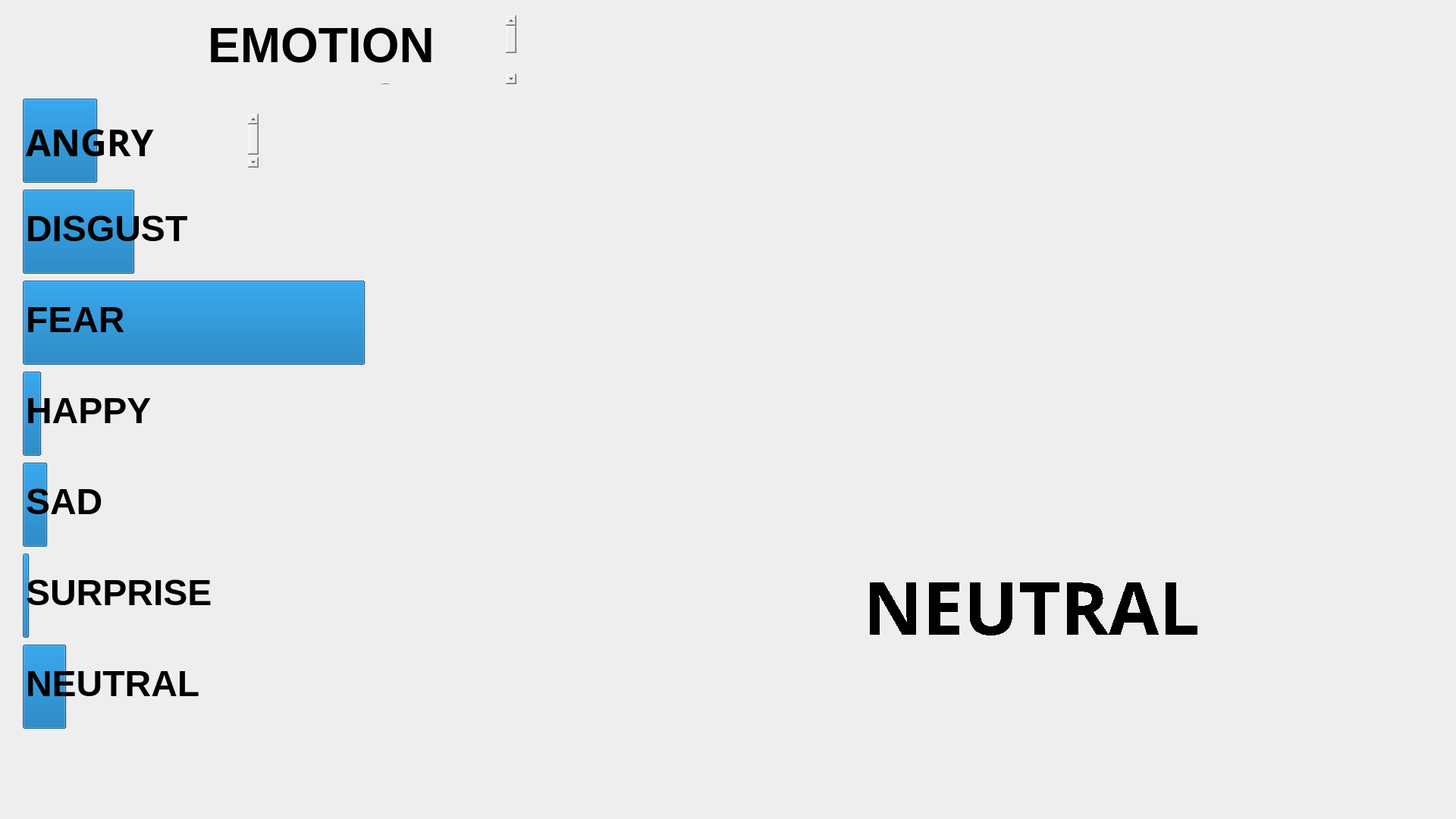
<?xml version="1.0" encoding="UTF-8"?>
<ui version="4.0">
 <class>MainWindow</class>
 <widget class="QMainWindow" name="MainWindow">
  <property name="geometry">
   <rect>
    <x>0</x>
    <y>0</y>
    <width>1920</width>
    <height>1080</height>
   </rect>
  </property>
  <property name="font">
   <font>
    <family>Agency FB</family>
    <pointsize>16</pointsize>
    <weight>75</weight>
    <bold>true</bold>
   </font>
  </property>
  <property name="mouseTracking">
   <bool>true</bool>
  </property>
  <property name="windowTitle">
   <string>Live Emotion Detection</string>
  </property>
  <property name="toolTipDuration">
   <number>-2</number>
  </property>
  <property name="autoFillBackground">
   <bool>false</bool>
  </property>
  <property name="styleSheet">
   <string notr="true">background-color: #EEEEEE;</string>
  </property>
  <property name="iconSize">
   <size>
    <width>24</width>
    <height>24</height>
   </size>
  </property>
  <property name="animated">
   <bool>true</bool>
  </property>
  <property name="tabShape">
   <enum>QTabWidget::Rounded</enum>
  </property>
  <widget class="QWidget" name="centralwidget">
   <widget class="QGraphicsView" name="liveCam">
    <property name="geometry">
     <rect>
      <x>880</x>
      <y>100</y>
      <width>960</width>
      <height>540</height>
     </rect>
    </property>
    <property name="maximumSize">
     <size>
      <width>960</width>
      <height>540</height>
     </size>
    </property>
    <property name="styleSheet">
     <string notr="true"> background-color: #EEEEEE;
border: none;</string>
    </property>
   </widget>
   <widget class="QProgressBar" name="progressBar_Angry">
    <property name="geometry">
     <rect>
      <x>30</x>
      <y>130</y>
      <width>821</width>
      <height>111</height>
     </rect>
    </property>
    <property name="focusPolicy">
     <enum>Qt::ClickFocus</enum>
    </property>
    <property name="autoFillBackground">
     <bool>false</bool>
    </property>
    <property name="styleSheet">
     <string notr="true"> border: none;</string>
    </property>
    <property name="value">
     <number>12</number>
    </property>
    <property name="alignment">
     <set>Qt::AlignRight|Qt::AlignTrailing|Qt::AlignVCenter</set>
    </property>
    <property name="textVisible">
     <bool>false</bool>
    </property>
    <property name="orientation">
     <enum>Qt::Horizontal</enum>
    </property>
    <property name="invertedAppearance">
     <bool>false</bool>
    </property>
    <property name="textDirection">
     <enum>QProgressBar::TopToBottom</enum>
    </property>
   </widget>
   <widget class="QProgressBar" name="progressBar_Disgust">
    <property name="geometry">
     <rect>
      <x>30</x>
      <y>250</y>
      <width>821</width>
      <height>111</height>
     </rect>
    </property>
    <property name="focusPolicy">
     <enum>Qt::NoFocus</enum>
    </property>
    <property name="styleSheet">
     <string notr="true">border: none;</string>
    </property>
    <property name="value">
     <number>18</number>
    </property>
    <property name="textVisible">
     <bool>false</bool>
    </property>
    <property name="orientation">
     <enum>Qt::Horizontal</enum>
    </property>
    <property name="invertedAppearance">
     <bool>false</bool>
    </property>
    <property name="textDirection">
     <enum>QProgressBar::BottomToTop</enum>
    </property>
    <property name="format">
     <string>%p%</string>
    </property>
   </widget>
   <widget class="QProgressBar" name="progressBar_Happy">
    <property name="geometry">
     <rect>
      <x>30</x>
      <y>490</y>
      <width>821</width>
      <height>111</height>
     </rect>
    </property>
    <property name="styleSheet">
     <string notr="true">border: none;</string>
    </property>
    <property name="value">
     <number>3</number>
    </property>
    <property name="textVisible">
     <bool>false</bool>
    </property>
   </widget>
   <widget class="QProgressBar" name="progressBar_Fear">
    <property name="geometry">
     <rect>
      <x>30</x>
      <y>370</y>
      <width>821</width>
      <height>111</height>
     </rect>
    </property>
    <property name="styleSheet">
     <string notr="true">border: none;</string>
    </property>
    <property name="value">
     <number>55</number>
    </property>
    <property name="textVisible">
     <bool>false</bool>
    </property>
   </widget>
   <widget class="QProgressBar" name="progressBar_Sad">
    <property name="geometry">
     <rect>
      <x>30</x>
      <y>610</y>
      <width>821</width>
      <height>111</height>
     </rect>
    </property>
    <property name="styleSheet">
     <string notr="true">border: none;</string>
    </property>
    <property name="value">
     <number>4</number>
    </property>
    <property name="textVisible">
     <bool>false</bool>
    </property>
   </widget>
   <widget class="QProgressBar" name="progressBar_Surprise">
    <property name="geometry">
     <rect>
      <x>30</x>
      <y>730</y>
      <width>821</width>
      <height>111</height>
     </rect>
    </property>
    <property name="styleSheet">
     <string notr="true">border: none;</string>
    </property>
    <property name="value">
     <number>1</number>
    </property>
    <property name="textVisible">
     <bool>false</bool>
    </property>
   </widget>
   <widget class="QProgressBar" name="progressBar_Neutral">
    <property name="geometry">
     <rect>
      <x>30</x>
      <y>850</y>
      <width>821</width>
      <height>111</height>
     </rect>
    </property>
    <property name="styleSheet">
     <string notr="true">border: none;</string>
    </property>
    <property name="value">
     <number>7</number>
    </property>
    <property name="textVisible">
     <bool>false</bool>
    </property>
   </widget>
   <widget class="QTextBrowser" name="statusText">
    <property name="enabled">
     <bool>true</bool>
    </property>
    <property name="geometry">
     <rect>
      <x>890</x>
      <y>730</y>
      <width>941</width>
      <height>191</height>
     </rect>
    </property>
    <property name="sizePolicy">
     <sizepolicy hsizetype="Fixed" vsizetype="Fixed">
      <horstretch>0</horstretch>
      <verstretch>0</verstretch>
     </sizepolicy>
    </property>
    <property name="font">
     <font>
      <family>Agency FB</family>
      <pointsize>80</pointsize>
      <weight>75</weight>
      <bold>true</bold>
      <stylestrategy>NoAntialias</stylestrategy>
     </font>
    </property>
    <property name="layoutDirection">
     <enum>Qt::LeftToRight</enum>
    </property>
    <property name="autoFillBackground">
     <bool>true</bool>
    </property>
    <property name="styleSheet">
     <string notr="true">background: transparent;
text-align: center;
vertical-align: middle;
border: none;</string>
    </property>
    <property name="html">
     <string>&lt;!DOCTYPE HTML PUBLIC &quot;-//W3C//DTD HTML 4.0//EN&quot; &quot;http://www.w3.org/TR/REC-html40/strict.dtd&quot;&gt;
&lt;html&gt;&lt;head&gt;&lt;meta name=&quot;qrichtext&quot; content=&quot;1&quot; /&gt;&lt;style type=&quot;text/css&quot;&gt;
p, li { white-space: pre-wrap; }
&lt;/style&gt;&lt;/head&gt;&lt;body style=&quot; font-family:'Agency FB'; font-size:80pt; font-weight:600; font-style:normal;&quot;&gt;
&lt;p align=&quot;center&quot; style=&quot; margin-top:0px; margin-bottom:0px; margin-left:0px; margin-right:0px; -qt-block-indent:0; text-indent:0px;&quot;&gt;&lt;span style=&quot; font-size:72pt;&quot;&gt;NEUTRAL&lt;/span&gt;&lt;/p&gt;&lt;/body&gt;&lt;/html&gt;</string>
    </property>
    <property name="overwriteMode">
     <bool>false</bool>
    </property>
   </widget>
   <widget class="QTextBrowser" name="textBrowser">
    <property name="geometry">
     <rect>
      <x>180</x>
      <y>20</y>
      <width>501</width>
      <height>91</height>
     </rect>
    </property>
    <property name="sizePolicy">
     <sizepolicy hsizetype="Fixed" vsizetype="Fixed">
      <horstretch>0</horstretch>
      <verstretch>0</verstretch>
     </sizepolicy>
    </property>
    <property name="styleSheet">
     <string notr="true">background: transparent;
border: none;</string>
    </property>
    <property name="html">
     <string>&lt;!DOCTYPE HTML PUBLIC &quot;-//W3C//DTD HTML 4.0//EN&quot; &quot;http://www.w3.org/TR/REC-html40/strict.dtd&quot;&gt;
&lt;html&gt;&lt;head&gt;&lt;meta name=&quot;qrichtext&quot; content=&quot;1&quot; /&gt;&lt;style type=&quot;text/css&quot;&gt;
p, li { white-space: pre-wrap; }
&lt;/style&gt;&lt;/head&gt;&lt;body style=&quot; font-family:'MS Shell Dlg 2'; font-size:8.25pt; font-weight:400; font-style:normal;&quot;&gt;
&lt;p align=&quot;center&quot; style=&quot; margin-top:0px; margin-bottom:0px; margin-left:0px; margin-right:0px; -qt-block-indent:0; text-indent:0px;&quot;&gt;&lt;span style=&quot; font-family:'Agency FB'; font-size:48pt; font-weight:600;&quot;&gt;EMOTION RATES&lt;/span&gt;&lt;/p&gt;&lt;/body&gt;&lt;/html&gt;</string>
    </property>
   </widget>
   <widget class="QTextBrowser" name="textBrowser_2">
    <property name="enabled">
     <bool>true</bool>
    </property>
    <property name="geometry">
     <rect>
      <x>30</x>
      <y>150</y>
      <width>311</width>
      <height>71</height>
     </rect>
    </property>
    <property name="sizePolicy">
     <sizepolicy hsizetype="Fixed" vsizetype="Fixed">
      <horstretch>0</horstretch>
      <verstretch>0</verstretch>
     </sizepolicy>
    </property>
    <property name="font">
     <font>
      <family>Agency FB</family>
      <pointsize>16</pointsize>
      <weight>75</weight>
      <bold>true</bold>
      <kerning>true</kerning>
     </font>
    </property>
    <property name="styleSheet">
     <string notr="true">background: transparent;
border: none;</string>
    </property>
    <property name="html">
     <string>&lt;!DOCTYPE HTML PUBLIC &quot;-//W3C//DTD HTML 4.0//EN&quot; &quot;http://www.w3.org/TR/REC-html40/strict.dtd&quot;&gt;
&lt;html&gt;&lt;head&gt;&lt;meta name=&quot;qrichtext&quot; content=&quot;1&quot; /&gt;&lt;style type=&quot;text/css&quot;&gt;
p, li { white-space: pre-wrap; }
&lt;/style&gt;&lt;/head&gt;&lt;body style=&quot; font-family:'Agency FB'; font-size:16pt; font-weight:600; font-style:normal;&quot;&gt;
&lt;p style=&quot; margin-top:0px; margin-bottom:0px; margin-left:0px; margin-right:0px; -qt-block-indent:0; text-indent:0px;&quot;&gt;&lt;span style=&quot; font-size:36pt;&quot;&gt;ANGRY&lt;/span&gt;&lt;/p&gt;&lt;/body&gt;&lt;/html&gt;</string>
    </property>
   </widget>
   <widget class="QTextBrowser" name="textBrowser_3">
    <property name="geometry">
     <rect>
      <x>30</x>
      <y>270</y>
      <width>311</width>
      <height>71</height>
     </rect>
    </property>
    <property name="sizePolicy">
     <sizepolicy hsizetype="Fixed" vsizetype="Fixed">
      <horstretch>0</horstretch>
      <verstretch>0</verstretch>
     </sizepolicy>
    </property>
    <property name="styleSheet">
     <string notr="true">background: transparent;
border: none;</string>
    </property>
    <property name="html">
     <string>&lt;!DOCTYPE HTML PUBLIC &quot;-//W3C//DTD HTML 4.0//EN&quot; &quot;http://www.w3.org/TR/REC-html40/strict.dtd&quot;&gt;
&lt;html&gt;&lt;head&gt;&lt;meta name=&quot;qrichtext&quot; content=&quot;1&quot; /&gt;&lt;style type=&quot;text/css&quot;&gt;
p, li { white-space: pre-wrap; }
&lt;/style&gt;&lt;/head&gt;&lt;body style=&quot; font-family:'MS Shell Dlg 2'; font-size:8.25pt; font-weight:400; font-style:normal;&quot;&gt;
&lt;p style=&quot; margin-top:0px; margin-bottom:0px; margin-left:0px; margin-right:0px; -qt-block-indent:0; text-indent:0px;&quot;&gt;&lt;span style=&quot; font-family:'Agency FB'; font-size:36pt; font-weight:600;&quot;&gt;DISGUST&lt;/span&gt;&lt;/p&gt;&lt;/body&gt;&lt;/html&gt;</string>
    </property>
   </widget>
   <widget class="QTextBrowser" name="textBrowser_4">
    <property name="enabled">
     <bool>true</bool>
    </property>
    <property name="geometry">
     <rect>
      <x>30</x>
      <y>390</y>
      <width>311</width>
      <height>71</height>
     </rect>
    </property>
    <property name="sizePolicy">
     <sizepolicy hsizetype="Fixed" vsizetype="Fixed">
      <horstretch>0</horstretch>
      <verstretch>0</verstretch>
     </sizepolicy>
    </property>
    <property name="styleSheet">
     <string notr="true">background: transparent;
border: none;</string>
    </property>
    <property name="html">
     <string>&lt;!DOCTYPE HTML PUBLIC &quot;-//W3C//DTD HTML 4.0//EN&quot; &quot;http://www.w3.org/TR/REC-html40/strict.dtd&quot;&gt;
&lt;html&gt;&lt;head&gt;&lt;meta name=&quot;qrichtext&quot; content=&quot;1&quot; /&gt;&lt;style type=&quot;text/css&quot;&gt;
p, li { white-space: pre-wrap; }
&lt;/style&gt;&lt;/head&gt;&lt;body style=&quot; font-family:'MS Shell Dlg 2'; font-size:8.25pt; font-weight:400; font-style:normal;&quot;&gt;
&lt;p style=&quot; margin-top:0px; margin-bottom:0px; margin-left:0px; margin-right:0px; -qt-block-indent:0; text-indent:0px;&quot;&gt;&lt;span style=&quot; font-family:'Agency FB'; font-size:36pt; font-weight:600;&quot;&gt;FEAR&lt;/span&gt;&lt;/p&gt;&lt;/body&gt;&lt;/html&gt;</string>
    </property>
   </widget>
   <widget class="QTextBrowser" name="textBrowser_5">
    <property name="geometry">
     <rect>
      <x>30</x>
      <y>510</y>
      <width>311</width>
      <height>71</height>
     </rect>
    </property>
    <property name="sizePolicy">
     <sizepolicy hsizetype="Fixed" vsizetype="Fixed">
      <horstretch>0</horstretch>
      <verstretch>0</verstretch>
     </sizepolicy>
    </property>
    <property name="styleSheet">
     <string notr="true">background: transparent;
border: none;</string>
    </property>
    <property name="html">
     <string>&lt;!DOCTYPE HTML PUBLIC &quot;-//W3C//DTD HTML 4.0//EN&quot; &quot;http://www.w3.org/TR/REC-html40/strict.dtd&quot;&gt;
&lt;html&gt;&lt;head&gt;&lt;meta name=&quot;qrichtext&quot; content=&quot;1&quot; /&gt;&lt;style type=&quot;text/css&quot;&gt;
p, li { white-space: pre-wrap; }
&lt;/style&gt;&lt;/head&gt;&lt;body style=&quot; font-family:'MS Shell Dlg 2'; font-size:8.25pt; font-weight:400; font-style:normal;&quot;&gt;
&lt;p style=&quot; margin-top:0px; margin-bottom:0px; margin-left:0px; margin-right:0px; -qt-block-indent:0; text-indent:0px;&quot;&gt;&lt;span style=&quot; font-family:'Agency FB'; font-size:36pt; font-weight:600;&quot;&gt;HAPPY&lt;/span&gt;&lt;/p&gt;&lt;/body&gt;&lt;/html&gt;</string>
    </property>
   </widget>
   <widget class="QTextBrowser" name="textBrowser_6">
    <property name="geometry">
     <rect>
      <x>30</x>
      <y>630</y>
      <width>311</width>
      <height>71</height>
     </rect>
    </property>
    <property name="sizePolicy">
     <sizepolicy hsizetype="Fixed" vsizetype="Fixed">
      <horstretch>0</horstretch>
      <verstretch>0</verstretch>
     </sizepolicy>
    </property>
    <property name="styleSheet">
     <string notr="true">background: transparent;
border: none;</string>
    </property>
    <property name="html">
     <string>&lt;!DOCTYPE HTML PUBLIC &quot;-//W3C//DTD HTML 4.0//EN&quot; &quot;http://www.w3.org/TR/REC-html40/strict.dtd&quot;&gt;
&lt;html&gt;&lt;head&gt;&lt;meta name=&quot;qrichtext&quot; content=&quot;1&quot; /&gt;&lt;style type=&quot;text/css&quot;&gt;
p, li { white-space: pre-wrap; }
&lt;/style&gt;&lt;/head&gt;&lt;body style=&quot; font-family:'MS Shell Dlg 2'; font-size:8.25pt; font-weight:400; font-style:normal;&quot;&gt;
&lt;p style=&quot; margin-top:0px; margin-bottom:0px; margin-left:0px; margin-right:0px; -qt-block-indent:0; text-indent:0px;&quot;&gt;&lt;span style=&quot; font-family:'Agency FB'; font-size:36pt; font-weight:600;&quot;&gt;SAD&lt;/span&gt;&lt;/p&gt;&lt;/body&gt;&lt;/html&gt;</string>
    </property>
   </widget>
   <widget class="QTextBrowser" name="textBrowser_7">
    <property name="geometry">
     <rect>
      <x>30</x>
      <y>750</y>
      <width>311</width>
      <height>71</height>
     </rect>
    </property>
    <property name="sizePolicy">
     <sizepolicy hsizetype="Fixed" vsizetype="Fixed">
      <horstretch>0</horstretch>
      <verstretch>0</verstretch>
     </sizepolicy>
    </property>
    <property name="styleSheet">
     <string notr="true">background: transparent;
border: none;</string>
    </property>
    <property name="html">
     <string>&lt;!DOCTYPE HTML PUBLIC &quot;-//W3C//DTD HTML 4.0//EN&quot; &quot;http://www.w3.org/TR/REC-html40/strict.dtd&quot;&gt;
&lt;html&gt;&lt;head&gt;&lt;meta name=&quot;qrichtext&quot; content=&quot;1&quot; /&gt;&lt;style type=&quot;text/css&quot;&gt;
p, li { white-space: pre-wrap; }
&lt;/style&gt;&lt;/head&gt;&lt;body style=&quot; font-family:'MS Shell Dlg 2'; font-size:8.25pt; font-weight:400; font-style:normal;&quot;&gt;
&lt;p style=&quot; margin-top:0px; margin-bottom:0px; margin-left:0px; margin-right:0px; -qt-block-indent:0; text-indent:0px;&quot;&gt;&lt;span style=&quot; font-family:'Agency FB'; font-size:36pt; font-weight:600;&quot;&gt;SURPRISE&lt;/span&gt;&lt;/p&gt;&lt;/body&gt;&lt;/html&gt;</string>
    </property>
   </widget>
   <widget class="QTextBrowser" name="textBrowser_8">
    <property name="geometry">
     <rect>
      <x>30</x>
      <y>870</y>
      <width>311</width>
      <height>71</height>
     </rect>
    </property>
    <property name="sizePolicy">
     <sizepolicy hsizetype="Fixed" vsizetype="Fixed">
      <horstretch>0</horstretch>
      <verstretch>0</verstretch>
     </sizepolicy>
    </property>
    <property name="styleSheet">
     <string notr="true">background: transparent;
border: none;</string>
    </property>
    <property name="html">
     <string>&lt;!DOCTYPE HTML PUBLIC &quot;-//W3C//DTD HTML 4.0//EN&quot; &quot;http://www.w3.org/TR/REC-html40/strict.dtd&quot;&gt;
&lt;html&gt;&lt;head&gt;&lt;meta name=&quot;qrichtext&quot; content=&quot;1&quot; /&gt;&lt;style type=&quot;text/css&quot;&gt;
p, li { white-space: pre-wrap; }
&lt;/style&gt;&lt;/head&gt;&lt;body style=&quot; font-family:'MS Shell Dlg 2'; font-size:8.25pt; font-weight:400; font-style:normal;&quot;&gt;
&lt;p style=&quot; margin-top:0px; margin-bottom:0px; margin-left:0px; margin-right:0px; -qt-block-indent:0; text-indent:0px;&quot;&gt;&lt;span style=&quot; font-family:'Agency FB'; font-size:36pt; font-weight:600;&quot;&gt;NEUTRAL&lt;/span&gt;&lt;/p&gt;&lt;/body&gt;&lt;/html&gt;</string>
    </property>
   </widget>
  </widget>
  <widget class="QMenuBar" name="menubar">
   <property name="geometry">
    <rect>
     <x>0</x>
     <y>0</y>
     <width>1920</width>
     <height>21</height>
    </rect>
   </property>
  </widget>
  <widget class="QStatusBar" name="statusbar"/>
 </widget>
 <resources/>
 <connections/>
</ui>
